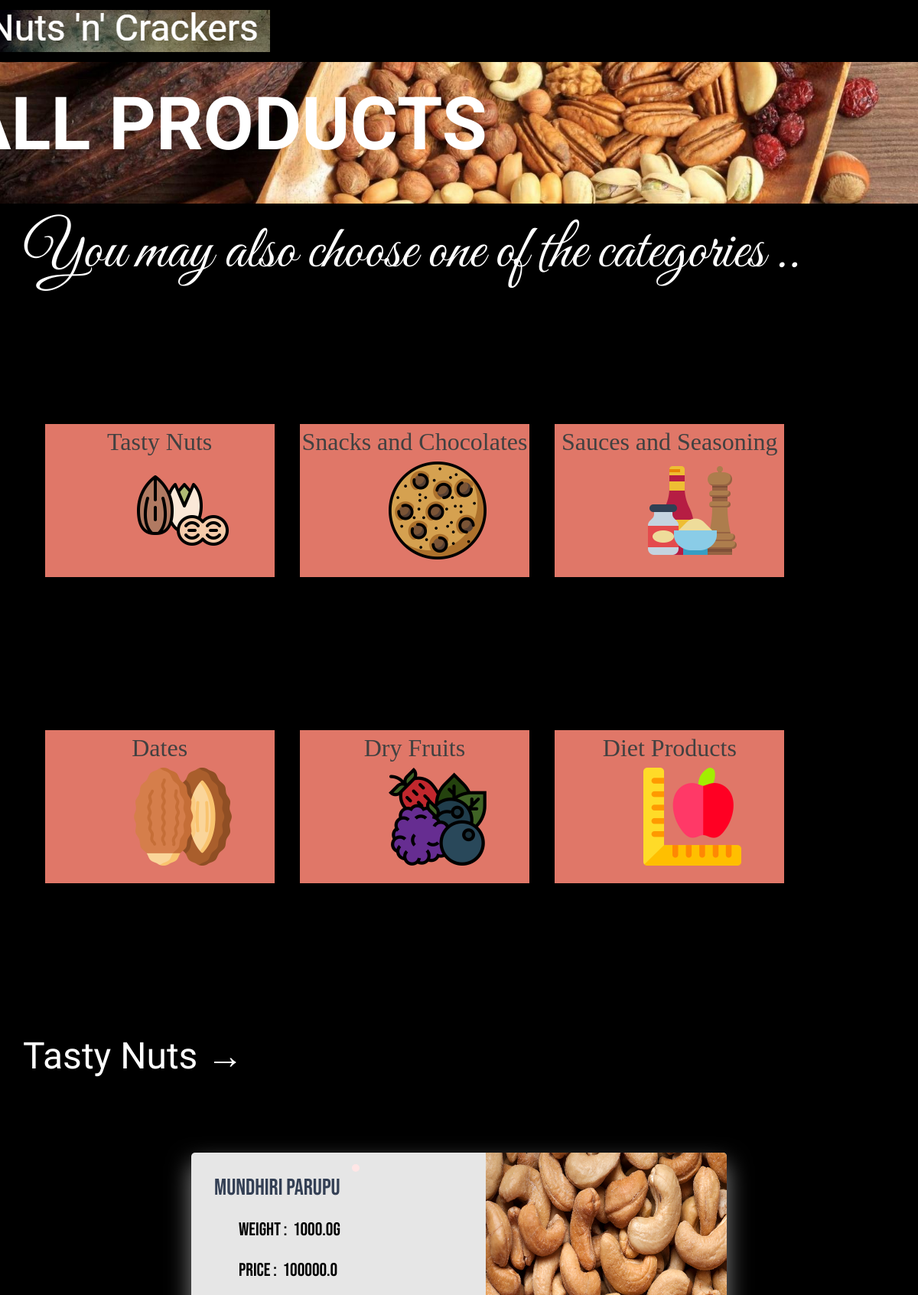
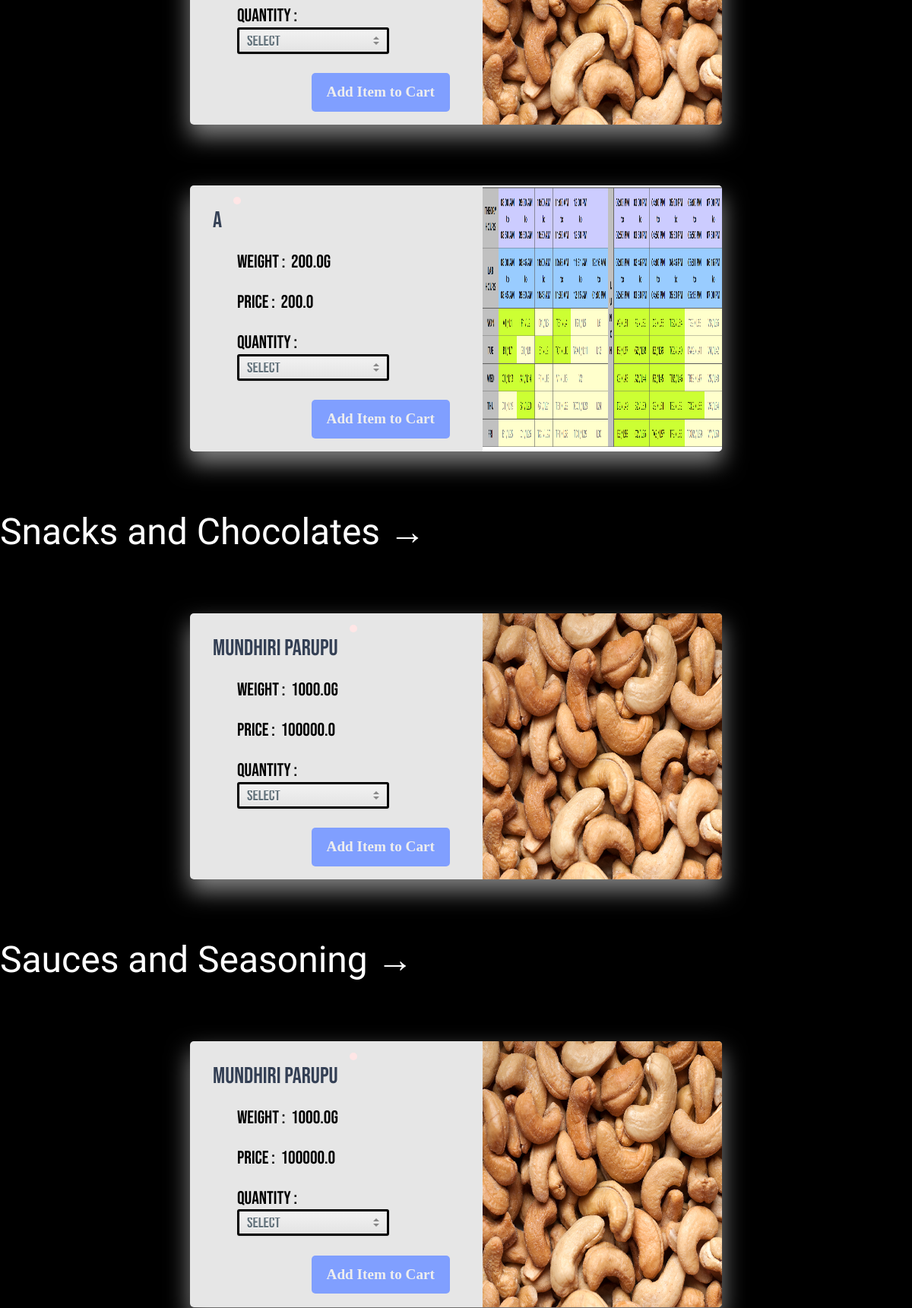
Screenshot of /allproducts/ (upper part) with the database file from the repository (2 pictures, top to bottom).
### nnc/models.py (models this page shows, shortened)
class Category(models.Model):
    title = models.CharField(max_length=50)
    category_image = models.ImageField(null = True, blank = True)
    heading = models.CharField(max_length=50)
    description = models.CharField(max_length=100)
    slug = models.SlugField(null = True)

class CategoryProduct(models.Model):
    category = models.ForeignKey("nnc.Category",on_delete = models.CASCADE, null = True)
    product = models.ForeignKey("nnc.Product",on_delete=models.CASCADE, null = True)

class Product(models.Model):
    name = models.CharField(max_length = 50)
    weight = models.FloatField()
    brand = models.CharField(max_length=50)
    price = models.FloatField()
    product_image = models.ImageField()
    description = models.CharField(max_length=100)

### nnc/views.py (the view)
# urls.py: path('allproducts/',views.allproductpage, name = 'allproduct'),
def allproductpage(request):
    context = {}
    context['categories'] = Category.objects.all()
    context['products'] = CategoryProduct.objects.all()
    return render(request,'allproducts.html',context)

### nnc/templates/allproducts.html (shortened to what this page needs)
{% extends "base.html" %}
{% load static %}
{% block links %}
<link rel="stylesheet" href="{% static 'css/allProducts.css' %}">
<link rel="stylesheet" href="{% static 'css/product.css' %}">
<link rel="stylesheet" href="{% static 'css/Products.css' %}" media="screen">
{% endblock links %}
{% block content %}
<section class="u-align-left u-clearfix u-image u-shading u-section-1 bggg" src="" data-image-width="1920"
    data-image-height="1080" id="sec-3bf7">
    <div class="u-clearfix u-sheet u-sheet-1">
        <h1 class="u-text u-text-default u-title u-text-1">All products</h1>
    </div>
</section>
<section class="u-black u-clearfix u-section-2" id="sec-9aa4">
    <div class="u-clearfix u-sheet u-sheet-1">
        <section class="u-black u-clearfix u-section-2" id="sec-f66f">
            <div class="u-clearfix u-sheet u-sheet-1">
                <h1 class="cats" style="font-size: 5rem;">You may also choose one of the categories ..</h1>
                <div class="container categ">
                    {% for category in categories %}
                    <a href="{% url 'nnc:product' slug=category.slug %}">
                        <div id="navnuts" class="card">
                            <div class="face face1">
                                <div class="content">
                                    <div class="icon">
                                        <h1 class="cardreader" style="font-size: 2rem;margin-top: 2%;">
                                            {{category.title}}</h1>
                                        <img class="cookie" src="{{category.category_image.url}}" alt="">
                                    </div>
                                </div>
                            </div>
                            <div class="face face2">
                                <div class="content">
                                    <h3>
                                        <p>{{category.heading}}</p>
                                    </h3>
                                    <p>{{category.description}}</p>
                                </div>
                            </div>
                        </div>
                    </a>
                    {% endfor %}
                </div>
            </div>
        </section>
        {% for category in categories %}
        <h1 class="categname">{{category.title}} →</h1>
        {% for cp in products %}
        {% if cp.category == category %}
        <div id="container" class="containerss">
            <div class="product-details">
                <h1>{{cp.product.name}}</h1>
                <h4 class="information">Weight :&nbsp {{cp.product.weight}}g</h4>
                <h4 class="information">Price : &nbsp{{cp.product.price}}</h4>
                {% if user.is_authenticated %}
                <form action="{% url 'nnc:addtocart' pk=cp.pk %}" method="post">
                    {% csrf_token %}
                    <h4 class="information">Quantity : &nbsp
                        <div class="dropdown">
                            <select name="quantity" class="dropdown-select">
                                <option value="1">Select</option>
                                <option value="1">1</option>
                                <option value="2">2</option>
                                <option value="3">3</option>
                                <option value="4">4</option>
                                <option value="5">5</option>
                            </select>
                        </div>
                    </h4>
                    <div class="control">
                        <button class="btn">
                            <span class="shopping-cart"><i class="fa fa-shopping-cart" aria-hidden="true"></i></span>
                            <span class="buy">Add Item to Cart</span>
                        </button>
                    </div>
                </form>
                {% else %}
                <form action="{% url 'accounts:userlogin' %}" method="GET">
                    <h4 class="information">Quantity : &nbsp
                        <div class="dropdown">
                            <select name="quantity" class="dropdown-select">
                                <option value="1">Select</option>
                            </select>
                        </div>
                    </h4>
                    <div class="control">
                        <button class="btn">
                            <span class="buy">Add Item to Cart</span>
                        </button>
                    </div>
                </form>
                {% endif %}
            </div>
            <div class="product-image">
                <img class="imageda" src="{{cp.product.product_image.url}}" alt="">
            </div>
            {% endif %}
        </div>
        {% endfor %}
        {% endfor %}
    {% endblock content %}

### static/css/product.css (style rules this page uses)
#container { box-shadow: 0 15px 30px 1px grey; background: rgba(255, 255, 255, 0.90); text-align: center; border-radius: 5px; overflow: hidden; margin: 5em auto; height: 350px; width: 700px; }
.product-details { text-align: left; overflow:hidden; padding: 30px; height: 100%; float:left; width: 40%; }
#container .product-details h1 { font-family: 'Bebas Neue', cursive; display: inline-block; position: relative; font-size: 30px; color: #344055; margin: 0; }
#container .product-details h1:before { position: absolute; content: ''; right: 0%; top: 0%; transform: translate(25px, -15px); font-family: 'Bree Serif', serif; display: inline-block; background: #ffe6e6; border-radius: 5px; font-size: 14px; padding: 5px; color: white; margin: 0; animation: chan-sh 6s ease infinite; }
.control { position: absolute; bottom: 5%; left: 22.8%; }
.btn { transform: translateY(0px); transition: 0.3s linear; background: #809fff; border-radius: 5px; position: relative; overflow: hidden; cursor: pointer; outline: none; font-family: 'Bebas Neue', cursive; border: none; color: #eee; padding: 0; margin: 0; }
.btn span { font-family: 'Farsan', cursive; transition: transform 0.3s; display: inline-block; padding: 10px 20px; font-size: 1.2em; margin:0; }
.btn .buy { z-index: 3; font-weight: bolder; }
.product-image { transition: all 0.3s ease-out; position: relative; overflow: hidden; height: 100%; float: right; width: 45%; }
#container img { width: 100%;height: 100%; }
.information { color: black; margin-top: 1.5rem; margin-left: 2rem; font-family: 'Bebas Neue', cursive; }
body { font: 13px/20px "Lucida Grande", Tahoma, Verdana, sans-serif; color: #404040; background: #93cedf; }
.container { margin: 80px auto; width: 400px; text-align: center; }
.dropdown { display: inline-block; position: relative; overflow: hidden; height: 35px; width: 200px; background: #f2f2f2; border: 3px solid black; border-radius: 3px; background-image: -webkit-linear-gradient(top, transparent, rgba(0, 0, 0, 0.06)); background-image: -moz-linear-gradient(top, transparent, rgba(0, 0, 0, 0.06)); background-image: -o-linear-gradient(top, transparent, rgba(0, 0, 0, 0.06)); background-image: linear-gradient(to bottom, transparent, rgba(0, 0, 0, 0.06)); -webkit-box-shadow: 0 1px 1px rgba(0, 0, 0, 0.08); box-shadow: 0 1px 1px rgba(0, 0, 0, 0.08); }
.dropdown:before, .dropdown:after { content: ''; position: absolute; z-index: 2; top: 9px; right: 10px; width: 0; height: 0; border: 4px dashed; border-color: #888888 transparent; pointer-events: none; }
.dropdown:before { border-bottom-style: solid; border-top: none; }
.dropdown:after { margin-top: 7px; border-top-style: solid; border-bottom: none; }
.dropdown-select { position: relative; width: 130%; margin: 0; padding: 6px 8px 6px 10px; height: 28px; line-height: 14px; font-size: 20px; color: #62717a; text-shadow: 0 1px white; background: #f2f2f2; background: rgba(0, 0, 0, 0) !important; border: 0; border-radius: 0; -webkit-appearance: none; }
.dropdown-select > option { margin: 3px; padding: 6px 8px; text-shadow: none; background: #f2f2f2; border-radius: 3px; cursor: pointer; }

### rows the page displays
Category: title "Tasty Nuts", category_image (picture)
Category: title "Snacks and Chocolates", category_image (picture)
Category: title "Sauces and Seasoning", category_image (picture)
Category: title "Dates", category_image (picture)
Category: title "Dry Fruits", category_image (picture)
Category: title "Diet Products", category_image (picture)
CategoryProduct: product.name "mundhiri parupu", product.weight "1000.0", product.price "100000.0", product.product_image (picture)
CategoryProduct: product.name "a", product.weight "200.0", product.price "200.0", product.product_image (picture)
CategoryProduct: product.name "mundhiri parupu", product.weight "1000.0", product.price "100000.0", product.product_image (picture)
CategoryProduct: product.name "mundhiri parupu", product.weight "1000.0", product.price "100000.0", product.product_image (picture)
